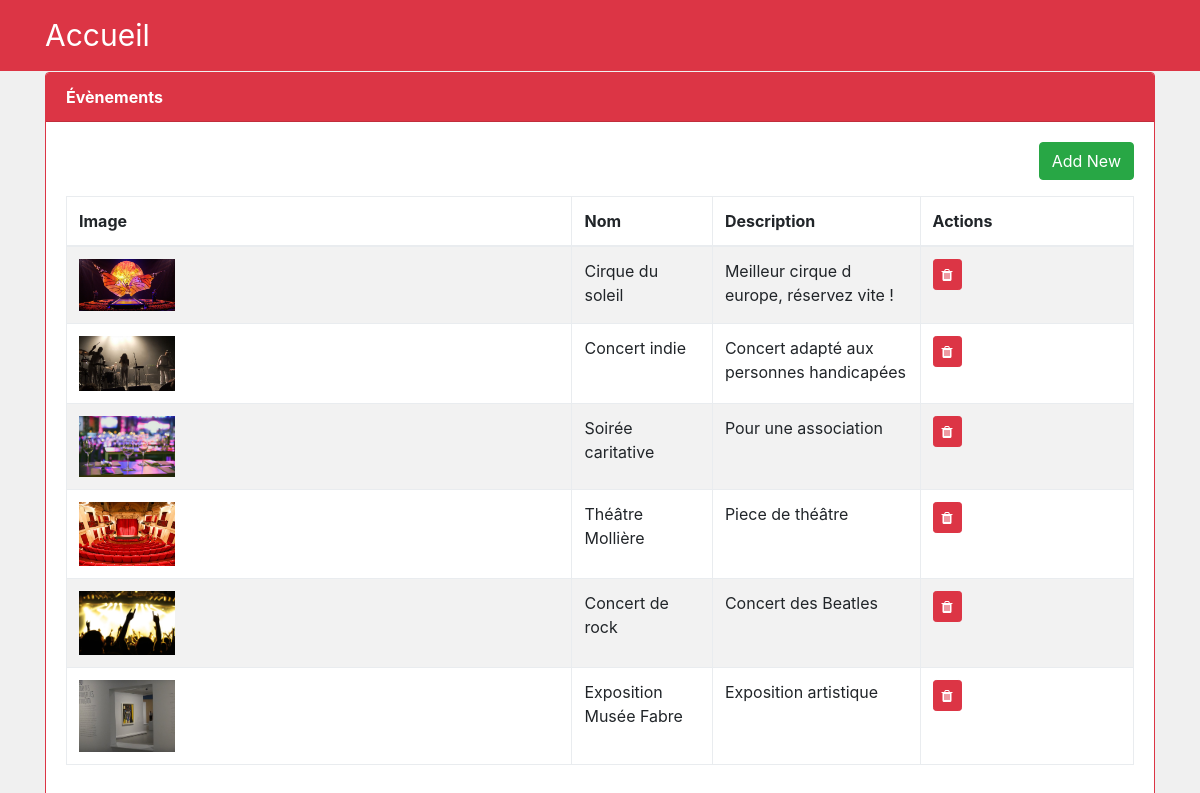
/gerer/gerer.php, run on the app's committed database.
### tables this page shows
CREATE TABLE `evenement` (
  `idEven` int(5) NOT NULL,
  `nom` varchar(100) NOT NULL,
  `description` text NOT NULL,
  `adresse` varchar(50) NOT NULL,
  `latitude` varchar(50) NOT NULL,
  `longitude` varchar(50) NOT NULL,
  `nbPlaces` int(6) NOT NULL,
  `dateDeb` date NOT NULL,
  `dateFin` date NOT NULL,
  `theme` int(5) NOT NULL,
  `emailContrib` varchar(50) NOT NULL,
  `event_img` varchar(50) NOT NULL
);

### gerer/gerer.php (the view, shortened to what this page needs)
<?php
include "inc/db.php";
$sql = "SELECT * FROM evenement ORDER BY `dateDeb`";
$run_query = mysqli_query($con,$sql);
mysqli_num_rows($run_query);
?>
<!DOCTYPE html>
<html>
<body>
	<?php include("inc/header.php") ?>
	<div class="container">
		<div class="card border-danger">
			<div class="card-header bg-danger text-white">
				<strong>Évènements</strong>
			</div>
			<div class="card-body">
				<div class="row">
					<div class="col-md-12">
						<a href="create.php" class="btn btn-success float-right mb-3">Add New</a>
					</div>
				</div>
				<table class="table table-bordered table-striped">
					<thead>
						<tr>
							<th> Image </th>
							<th>Nom</th>
							<th>Description</th>
							<th style="width: 20%;">Actions</th>
						</tr>
					</thead>
					<tbody>
						<?php while($event = mysqli_fetch_array($run_query)){ ?>
							<tr>
								<td><img src="../images/<?=$event['event_img']?>" style="width:20%;"/></td>
								<td><?= $event['nom'] ?></td>
								<td><?= $event['description'] ?></td>
								<td>
									<a href="delete.php?id=<?=$event['idEven']?>" class="btn btn-sm btn-danger" ><i class="fa fa-trash"></i></a>
								</td>
							</tr>
						<?php } ?>
					</tbody>
				</table>
			</div>
		</div>
	</div>
</body>
</html>

### gerer/inc/header.php (shortened to what this page needs)
<head>
  <link href="css/bootstrap.min.css" rel="stylesheet">
  <link href="css/font-awesome.min.css" rel="stylesheet">
  <link rel="stylesheet" href="css/style.css">
</head>
  <nav class="navbar navbar-expand-md navbar-dark bg-danger fixed-top">
      <div class="container">
          <a class="navbar-brand" href="../index.php"> Accueil</a>
      </div>
  </nav>
 <br><br><br>

### css/style.css (style rules this page uses)
.navbar-brand { font-size: 30px; }
body { background-color: #F0F0F0; position: relative; }

### data on the page
evenement: event_img (picture), nom "Cirque du soleil", description "Meilleur cirque d europe, réservez vite !"
evenement: event_img (picture), nom "Concert indie", description "Concert adapté aux personnes handicapées"
evenement: event_img (picture), nom "Soirée caritative", description "Pour une association"
evenement: event_img (picture), nom "Théâtre Mollière", description "Piece de théâtre"
evenement: event_img (picture), nom "Concert de rock", description "Concert des Beatles"
evenement: event_img (picture), nom "Exposition Musée Fabre", description "Exposition artistique"
